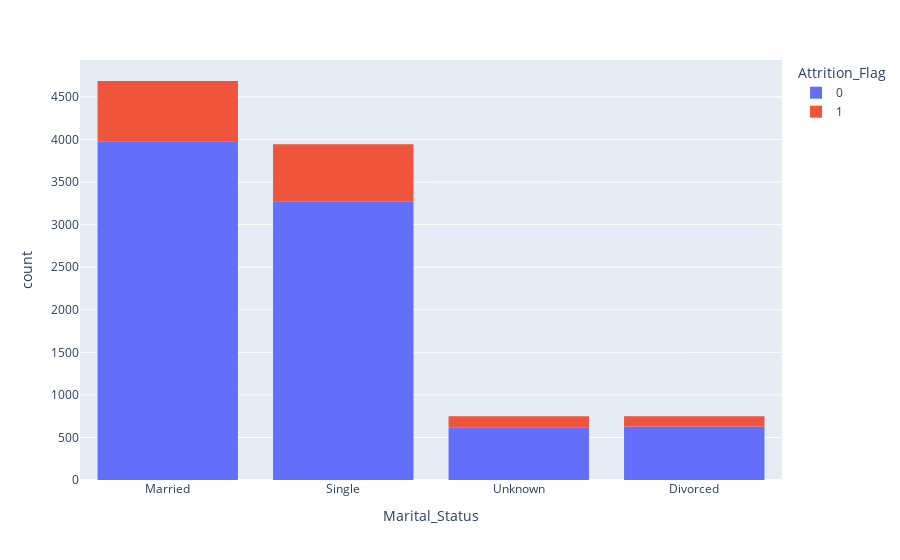

This figure's notebook cell:
### Code cell
# 결혼 여부에 따른 이탈 여부를 시각화

fig = ex.histogram(df, x="Marital_Status", color="Attrition_Flag", nbins=10)
fig.show()

### Figure 1 — Plotly figure (JSON) as saved in the notebook; plotly's stock layout.template omitted (floating-point values rounded to 4 significant figures; data arrays with more than 128 entries replaced by an {"elided": "..."} marker saying what was removed)
{"data": [{"alignmentgroup": "True", "bingroup": "x", "hovertemplate": "Attrition_Flag=0<br>Marital_Status=%{x}<br>count=%{y}<extra></extra>", "legendgroup": "0", "marker": {"color": "#636efa", "pattern": {"shape": ""}}, "name": "0", "nbinsx": 10, "offsetgroup": "0", "orientation": "v", "showlegend": true, "type": "histogram", "x": {"elided": "8500 str values"}, "xaxis": "x", "yaxis": "y"}, {"alignmentgroup": "True", "bingroup": "x", "hovertemplate": "Attrition_Flag=1<br>Marital_Status=%{x}<br>count=%{y}<extra></extra>", "legendgroup": "1", "marker": {"color": "#EF553B", "pattern": {"shape": ""}}, "name": "1", "nbinsx": 10, "offsetgroup": "1", "orientation": "v", "showlegend": true, "type": "histogram", "x": {"elided": "1627 str values"}, "xaxis": "x", "yaxis": "y"}], "layout": {"autosize": true, "barmode": "relative", "legend": {"title": {"text": "Attrition_Flag"}, "tracegroupgap": 0}, "margin": {"t": 60}, "xaxis": {"anchor": "y", "autorange": true, "domain": [0, 1], "range": [-0.5, 3.5], "title": {"text": "Marital_Status"}, "type": "category"}, "yaxis": {"anchor": "x", "autorange": true, "domain": [0, 1], "range": [0, 4934.0], "title": {"text": "count"}}}}
